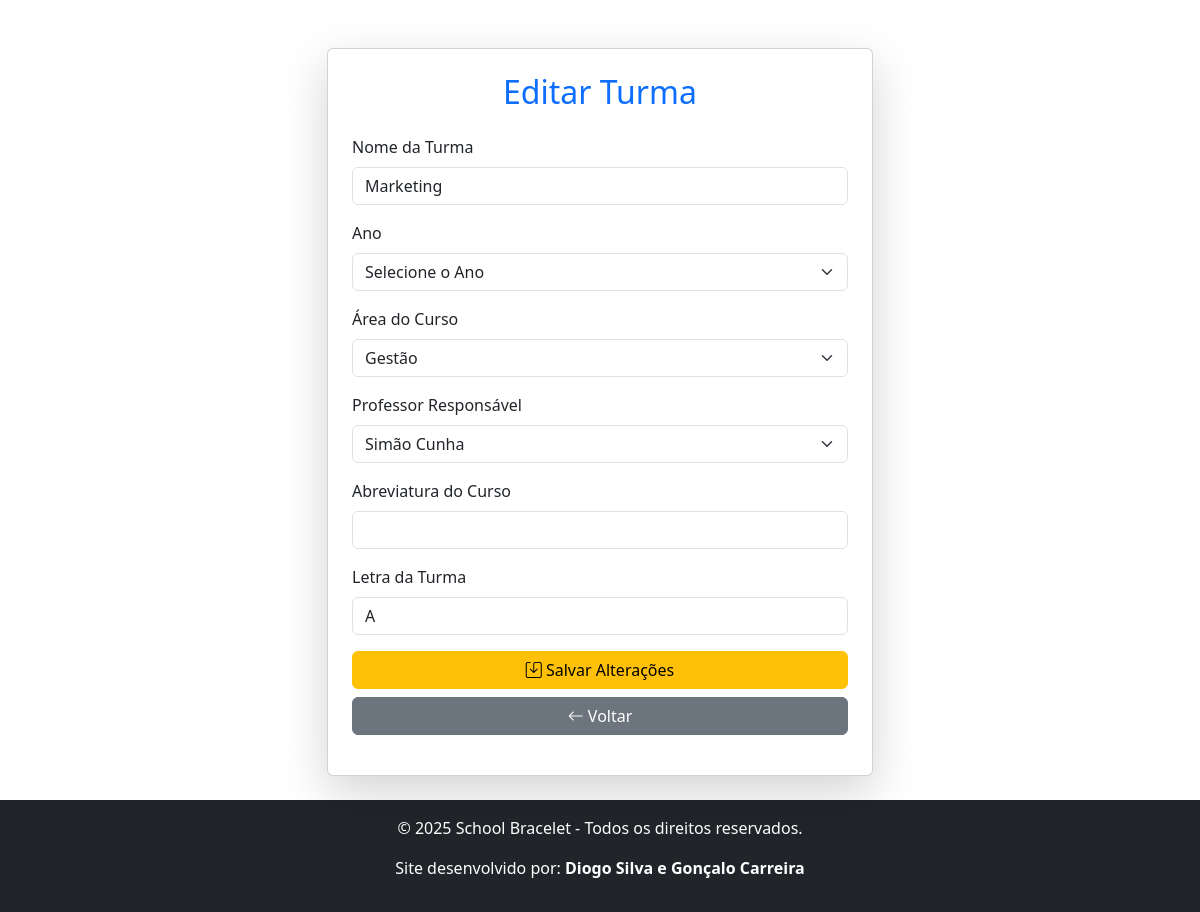
The app's page /views/edit_turma.php?id=4 (signed in) with its own data.
### tables this page shows
CREATE TABLE `turmas` (
  `id` int(11) NOT NULL,
  `nome` varchar(200) NOT NULL,
  `ano` varchar(10) NOT NULL,
  `area_curso` varchar(100) NOT NULL,
  `abreviatura_curso` varchar(20) NOT NULL,
  `letra_turma` varchar(5) NOT NULL,
  `professor_id` int(11) DEFAULT NULL,
  `modulos` text DEFAULT NULL,
  `observacoes` text DEFAULT NULL,
  `abreviatura` varchar(10) DEFAULT NULL
);

CREATE TABLE `users` (
  `id` int(11) NOT NULL,
  `nome` varchar(100) NOT NULL,
  `foto` varchar(255) DEFAULT NULL,
  `email` varchar(100) NOT NULL,
  `password` varchar(255) NOT NULL,
  `tipo` enum('admin','funcionario','professor','aluno') NOT NULL,
  `rfid_tag` varchar(50) DEFAULT NULL,
  `saldo` decimal(10,2) DEFAULT 0.00,
  `created_at` timestamp NOT NULL DEFAULT current_timestamp(),
  `cartao_cidadao` varchar(20) DEFAULT NULL,
  `telefone` varchar(15) DEFAULT NULL,
  `contato_emergencia` varchar(15) DEFAULT NULL,
  `encarregado_nome` varchar(100) DEFAULT NULL,
  `encarregado_contato` varchar(15) DEFAULT NULL,
  `encarregado_email` varchar(100) DEFAULT NULL,
  `morada` text DEFAULT NULL,
  `localidade` varchar(50) DEFAULT NULL
);

### views/edit_turma.php (the view, shortened to what this page needs)
<?php
include '../config/db.php';
$turma_id = $_GET['id'];
$query = $conn->prepare("SELECT * FROM turmas WHERE id = ?");
$query->bind_param("i", $turma_id);
$query->execute();
$result = $query->get_result();
$professores_query = $conn->query("SELECT id, nome FROM users WHERE tipo = 'professor'");
$turma = $result->fetch_assoc();
$areas_query = $conn->query("SELECT DISTINCT area_curso FROM cursos ORDER BY area_curso");
?>
<?php
include '../includes/head.php';
?>
<div class="container mt-5">
    <div class="row justify-content-center">
        <div class="col-md-6">
            <div class="card shadow-lg p-4">
                <h2 class="text-center text-primary mb-4">Editar Turma</h2>
                <form method="POST">
                    <div class="mb-3">
                        <label class="form-label">Nome da Turma</label>
                        <input type="text" name="nome" class="form-control"
                            value="<?= htmlspecialchars($turma['nome']); ?>" required>
                    </div>
                    <div class="mb-3">
                        <label class="form-label">Ano</label>
                        <select name="ano" class="form-select" required>
                            <option value="">Selecione o Ano</option>
                        </select>
                    </div>
                    <div class="mb-3">
                        <label class="form-label">Área do Curso</label>
                        <select name="area_curso" class="form-select" required>
                            <?php while ($area = $areas_query->fetch_assoc()): ?>
                                <option value="<?= $area['area_curso']; ?>" <?= ($area['area_curso'] == $turma['area_curso']) ? 'selected' : ''; ?>>
                                    <?= $area['area_curso']; ?>
                                </option>
                            <?php endwhile; ?>
                        </select>
                    </div>
                    <div class="mb-3">
                        <label class="form-label">Professor Responsável</label>
                        <select name="professor_id" class="form-select" required>
                            <?php while ($professor = $professores_query->fetch_assoc()): ?>
                                <option value="<?= $professor['id']; ?>" <?= ($turma['professor_id'] == $professor['id']) ? 'selected' : ''; ?>>
                                    <?= $professor['nome']; ?>
                                </option>
                            <?php endwhile; ?>
                        </select>
                    </div>
                    <div class="mb-3">
                        <label class="form-label">Abreviatura do Curso</label>
                        <input type="text" name="abreviatura_curso" class="form-control"
                            value="<?= htmlspecialchars($turma['abreviatura_curso']); ?>" required>
                    </div>
                    <div class="mb-3">
                        <label class="form-label">Letra da Turma</label>
                        <input type="text" name="letra_turma" class="form-control"
                            value="<?= htmlspecialchars($turma['letra_turma']); ?>" required>
                    </div>
                    <button type="submit" class="btn btn-warning w-100">
                        <i class="bi bi-save"></i> Salvar Alterações
                    </button>
                    <a href="manage_turmas.php" class="btn btn-secondary w-100 mt-2">
                        <i class="bi bi-arrow-left"></i> Voltar
                    </a>
                </form>
            </div>
        </div>
    </div>
</div>
<?php include '../includes/footer.php'; ?>

### records on screen
turmas: nome "Marketing", area_curso "Gestão", professor_id "Simão Cunha", letra_turma "A"
